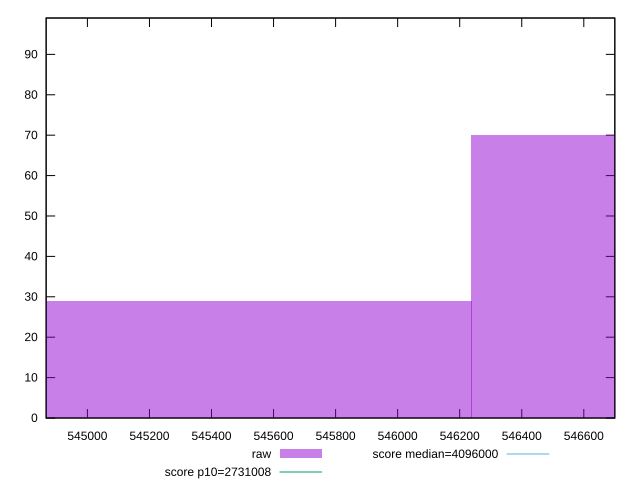

The gnuplot source for this figure:
reset

$raw <<EOF
545304.312510439 29
547171.793032735 70
EOF

set key outside below
set boxwidth 1867.480522296024
set xrange [544867:546700]
set yrange [0:99]
set trange [0:99]
set style fill transparent solid 0.5 noborder

set parametric
set terminal svg size 640, 490 enhanced background rgb 'white'
set output "reports/report_00030_2021-02-24T20-42-31.540Z/total-byte-weight/samples/card/raw/histogram.svg"

plot $raw title "raw" with boxes, \
     2731008,t title "score p10=2731008", \
     4096000,t title "score median=4096000"

reset
